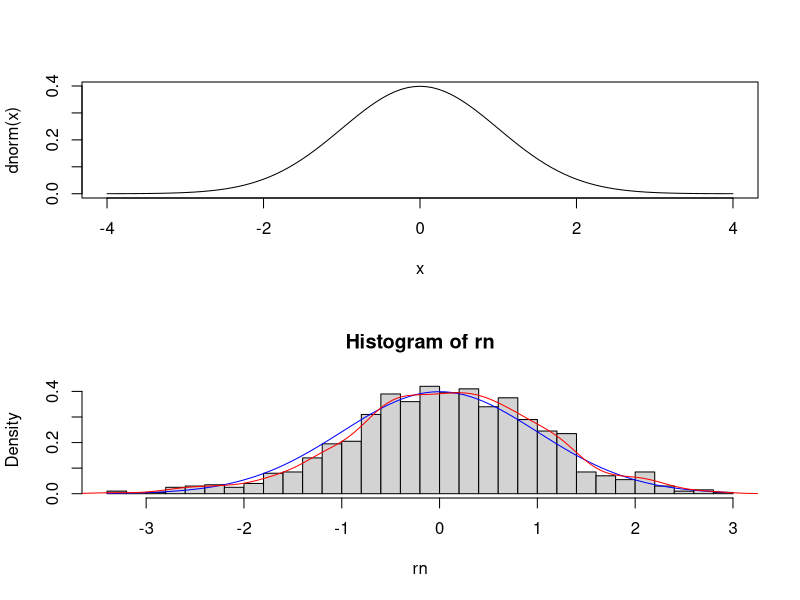
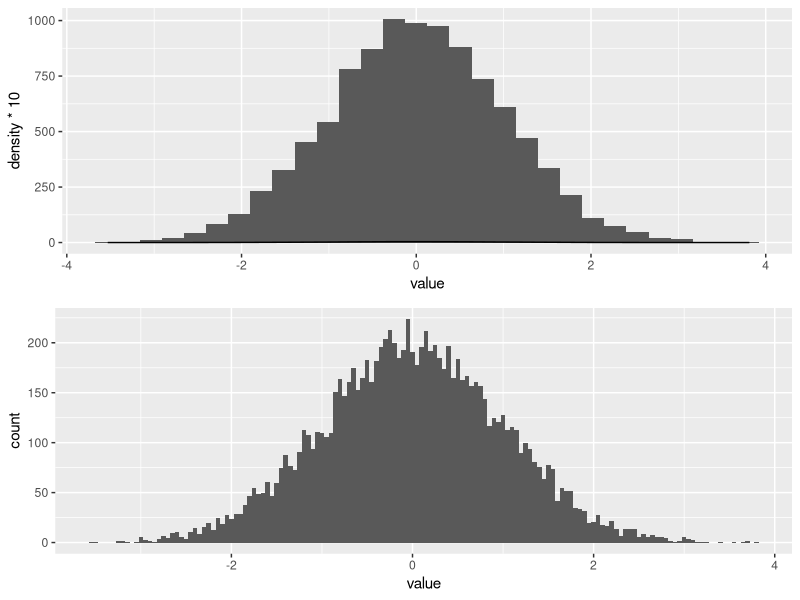
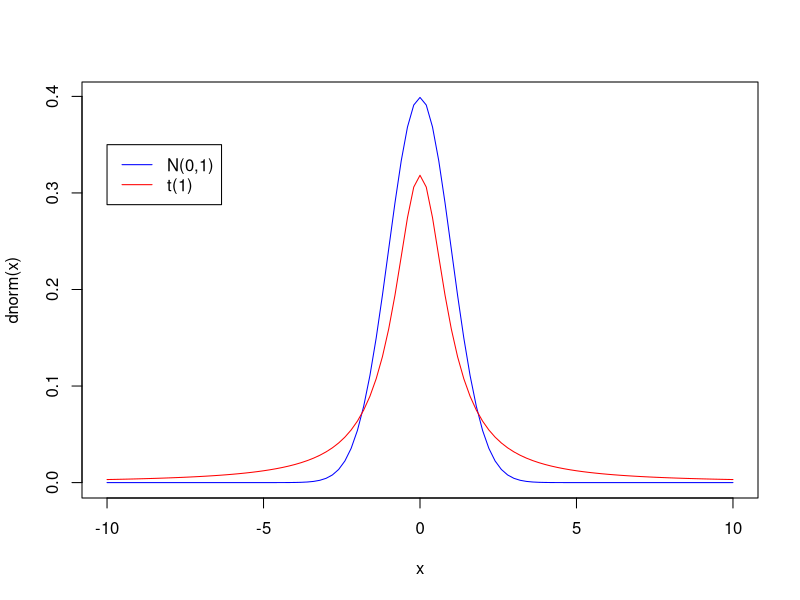

R code for these plots, in order:
################################################
###    Ciência de dados em software livre    ###
###         http://filipezabala.com          ###
###  https://github.com/filipezabala/cddesl  ###
###            Início: 2020-10-11            ###
###      Última atualização: 2021-06-23      ###
################################################

# Playlist
# https://www.youtube.com/playlist?list=PLgnUrXr7_7coSfm067nFXPvShO18o6GQ_

### Textos
# https://cran.r-project.org/doc/manuals/r-release/R-intro.pdf
# http://r4ds.had.co.nz/
# https://www.curso-r.com/
# https://www.ufrgs.br/wiki-r
# http://www.burns-stat.com/pages/Tutor/R_inferno.pdf
# https://www.amazon.com/ggplot2-Elegant-Graphics-Data-Analysis/dp/331924275X/

### Formulários e resumos
# https://www.rstudio.com/resources/cheatsheets/
# https://www.causascientia.org/math_stat/Dists/Compendium.pdf

### Gráficos
# https://plot.ly/r/
# https://www.r-graph-gallery.com/
# https://github.com/d3/d3/wiki/Gallery
# http://kateto.net/network-visualization
# https://www.shinyapps.org/apps/RGraphCompendium/index.php
# http://r-statistics.co/Top50-Ggplot2-Visualizations-MasterList-R-Code.html

### Links para a instalação do R e RStudio
# https://cloud.r-project.org/
# https://www.rstudio.com/products/rstudio/download/preview/

### (R) tools
# https://cran.r-project.org/bin/windows/Rtools/
# https://cran.r-project.org/bin/macosx/tools/

### Tópicos
#  0 A primeira seção de R e RStudio
#  1 Funções básicas do R e RStudio
#  2 Objetos e funções úteis
#  3 Criando e manipulando funções
#  4 Manipulando dados com dplyr and tidyr
#  5 Estatística	descritiva, visualização e séries temporais
#  6 Probabilidade  <-- 
#  7 Cadeias de Markov
#  8 Simulação
#  9 Inferência
# 10 Tópicos em Modelos Lineares Generalizados
# 11 Aprendizado de máquina



#######################
### 6 Probabilidade ###
#######################

# Normal ou gaussiana
par(mfrow=c(2,1))
curve(dnorm(x),-4,4)
pnorm(0)
qnorm(0.025)

# Gráficos
rn <- rnorm(1000)
hn <- hist(rn, breaks = 'FD', freq = F)
curve(dnorm(x), add = T, col = 'blue')
lines(density(rn), col = 'red')

# dataset
set.seed(10); (data <- data.frame(value = rnorm(10000)))

# máximo valor (inteiro) admitido por set.seed
.Machine$integer.max

# Usando ggplot2
library(ggplot2)
p1 <- ggplot(data, aes(x=value)) + 
  geom_histogram() + 
  geom_density(aes(y=..density..*10))
p2 <- ggplot(data, aes(x=value)) + 
  geom_histogram(binwidth = 0.05)
gridExtra::grid.arrange(p1,p2)

## TCL
# O Teorema Central do Limite afirma que
# a soma de n variáveis aleatórias (v.a.) indepentendes
# pode ser aproximada pela distribuição normal,
# qualquer que seja a distribuição destas n v.a.
# com média e variância finitas.

n <- 420
p <- 0.5
S <- 200
mS <-n*p
sS <- sqrt(n*p*(1-p))

# Aproximaçãao da binomial pela normal SEM correçãao de continuidade 
(z <- (S-mS)/sS)
pnorm(z)

# Aproximaçãao da binomial pela normal COM correçãao de continuidade
(zc <- (S+0.5-mS)/sS)
pnorm(zc)

# Probabilidade exata
pbinom(S,n,p)


# normal e t de Student/Lüroth
par(mfrow=c(1,1))
curve(dnorm(x), -10,10, col = 'blue')
curve(dt(x, df = 1), -10,10, add = T, col = 'red')
legend(-10,.35, c('N(0,1)','t(1)'), lty = 1, col=c('blue','red'))


# Exercício: ler as seguintes documentações:
?curve
?pnorm
?dt
?pexp

